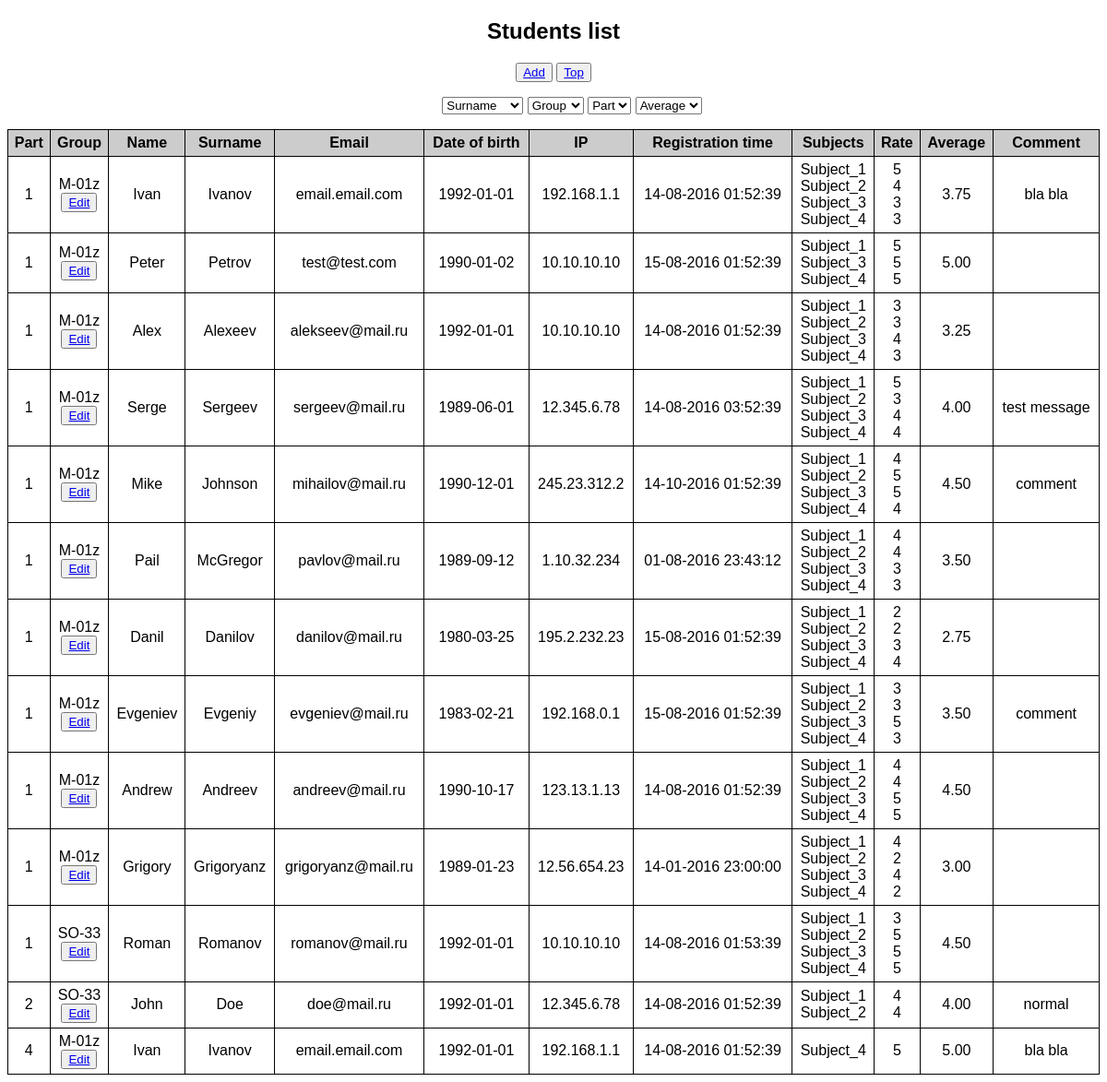
Before: / with the older database file.
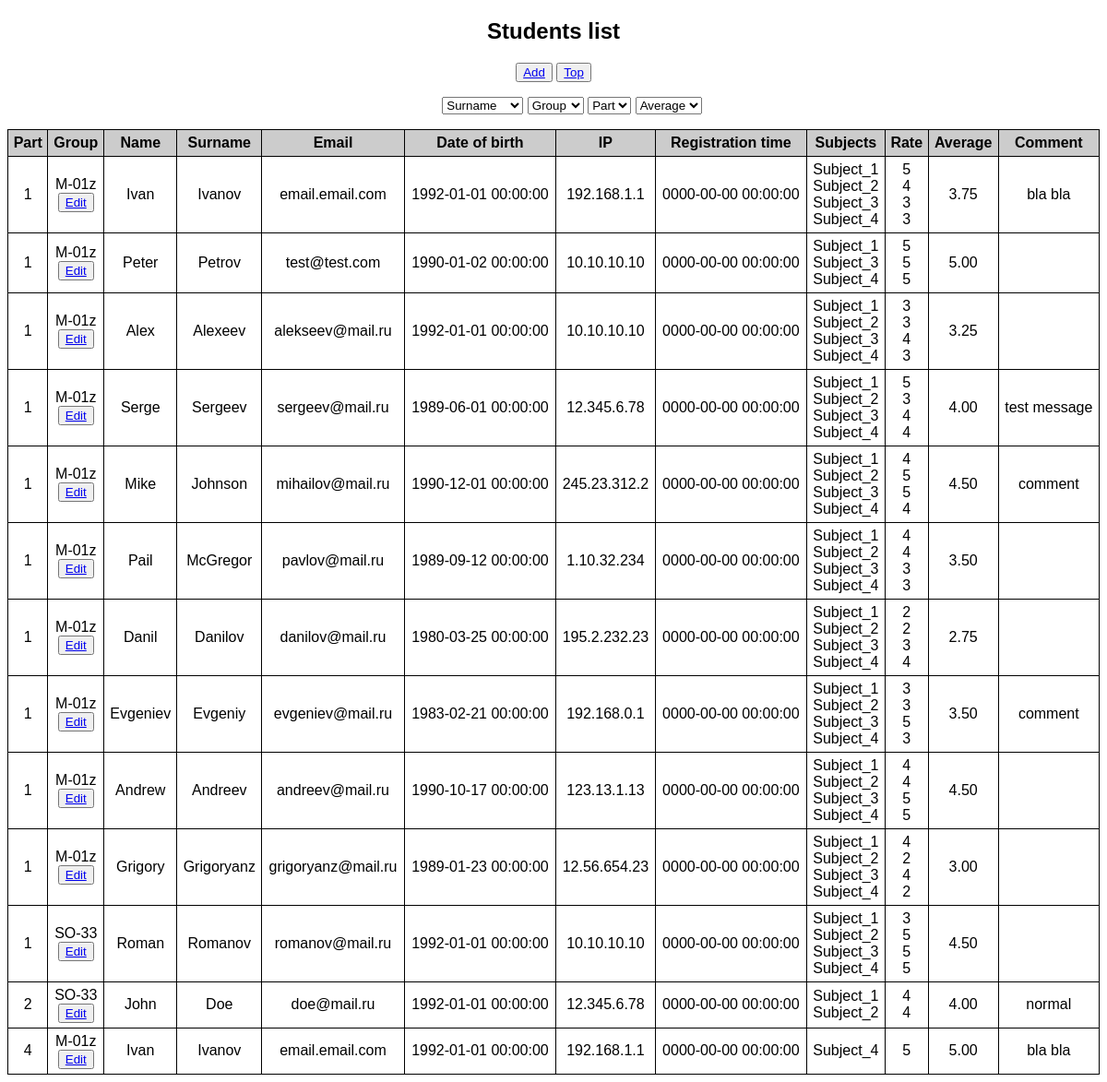
After: the same page with the newer database file.
### tables this page shows
CREATE TABLE IF NOT EXISTS `students` (
  `id` int(11) NOT NULL AUTO_INCREMENT,
  `name` varchar(45) DEFAULT NULL,
  `surname` varchar(45) DEFAULT NULL,
  `group_id` int(11) DEFAULT NULL,
  `birth` datetime DEFAULT NULL,
  `email` varchar(45) DEFAULT NULL,
  `ip` binary(16) DEFAULT NULL,
  `time` datetime DEFAULT NULL,
  `comment` text,
  PRIMARY KEY (`id`)
);

CREATE TABLE IF NOT EXISTS `groups` (
  `id` int(11) NOT NULL AUTO_INCREMENT,
  `title` varchar(45) DEFAULT '',
  PRIMARY KEY (`id`)
);

### app/view.php (called while the page is built)
<?php
class View
{
	function generate($content, $template, $data = null)
	{
		include 'app/views/' . $template . '.php';
	}
}

### app/controllers/defaultController.php (called while the page is built, shortened)
<?php
class defaultController
{
	public $view;
	function __construct()
	{
		$this->view = new View();
	}
	function index()
	{
		$model = new defaultModel();
		$students = $model->getList();
		$rates = $model->getRates();
		$this->view->generate($students, 'list', $rates);
	}
}

### include.php (called while the page is built, shortened)
<?php
require_once 'app/router.php';
require_once 'app/models/defaultModel.php';
require_once 'app/view.php';
require_once 'app/controllers/defaultController.php';
Routing::execute();

### index.php (called while the page is built, shortened)
<?php
require_once __DIR__ . '/include.php';

### app/models/defaultModel.php (called while the page is built, shortened)
<?php
class defaultModel
{
	public function getList()
	{
	    $db = $this->dbConnect();
      	$list = array();
      	if($db) {
         $query = 'SELECT DISTINCT
               rates.part AS part,
               groups.id AS group_id,
               groups.title AS group_title,
               students.id AS student_id,
               students.name AS student_name,
               students.surname AS student_surname,
               students.group_id AS student_group_id,
               students.birth AS student_birth,
               students.email AS student_email,
               students.ip AS student_ip,
               students.time AS student_time,
               ROUND(AVG(rates.rate), 2) AS average,
               students.comment AS student_comment
             FROM
               rates
               INNER JOIN students ON (rates.student_id = students.id)
               INNER JOIN groups ON (students.group_id = groups.id)
               INNER JOIN subjects ON (rates.subject_id = subjects.id)
            GROUP BY
               part,
               student_id,
               group_title';
         if ($result = $db->query($query)) {
             while ($row = $result->fetch_object()) {
                 $list[] = $row;
             }
         }
      }
      return $list;
	}
	public function getRates()
	{
		$db = $this->dbConnect();
	    $rates = array();
	      if($db) {
	         $query = '
	            SELECT DISTINCT
	               rates.part AS part,
	               students.id AS student_id,
	               subjects.subject AS subject_name,
	               rates.rate AS rate,
	               ROUND(AVG(rates.rate), 2) AS average
	             FROM
	               rates
	               INNER JOIN students ON (rates.student_id = students.id)
	               INNER JOIN groups ON (students.group_id = groups.id)
	               INNER JOIN subjects ON (rates.subject_id = subjects.id)
	            GROUP BY
	               part,
	               student_id,
	               subject_name';
	         if ($result = $db->query($query)) {
	             while ($row = $result->fetch_object()) {
	                 $rates[] = $row;
	             }
	         }
	      }
	      return $rates;
	}
	private function dbConnect()
	{
      require 'config.conf';
      $mysqli = new mysqli($db_host, $db_user, $db_pass, $db_database);
      return $mysqli;
    }
}

### app/views/list.php (the view, shortened to what this page needs)
<!DOCTYPE html>
<html>
  <head>
    <link href="style.css" rel="stylesheet" media="all" />
  </head>
  <body>
      <div class="table">
        <h2 class="header"><?php echo 'Students list'; ?></h2>
        <div class="nav">
        	<nav>
        		<button><a href="/default/add">Add</a></button>
        		<button><a href="/default/top">Top</a></button>
        	</nav>
        </div>
        <div id="filter">
          <ul>
            <li>
                <select name="" id="surname">
                    <option value="">Surname</option>
                </select>
            </li>
            <li>
                <select name="" id="group">
                    <option value="">Group</option>
                </select>
            </li>
            <li>
                <select name="" id="part">
                    <option value="">Part</option>
                </select>
            </li>
            <li>
                <select name="" id="average">
                    <option value="">Average</option>
                </select>
            </li>
        </ul>
        </div>
        <table id="list" class="students">
          <tr>
            <th>Part</th>
            <th>Group</th>
            <th>Name</th>
            <th>Surname</th>
            <th>Email</th>
            <th>Date of birth</th>
            <th>IP</th>
            <th>Registration time</th>
            <th>Subjects</th>
            <th>Rate</th>
            <th>Average</th>
            <th>Comment</th>
          </tr>
          <?php foreach($content as $item) : ?>
            <tr id="<?php echo $item->student_id; ?>" data-filter="<?php echo 's'.'-'.$item->student_surname . ' g-' . $item->group_title . ' p-' . $item->part . ' a-' . $item->average; ?>">
              <td><?php echo $item->part;?></td>
              <td>
                  <?php echo $item->group_title;?><br>
                  <button><?php echo'<a href="/default/edit/' . $item->student_id . '">Edit</a>'; ?></button>
              </td>
              <td><?php echo $item->student_name;?></td>
              <td><?php echo $item->student_surname;?></td>
              <td><?php echo $item->student_email;?></td>
              <td><?php echo $item->student_birth;?></td>
              <td><?php echo $item->student_ip;?></td>
              <td><?php echo $item->student_time;?></td>
              <td>
                <?php foreach($data as $k=>$v) : ?>
                        <?php if(($v->student_id === $item->student_id) && ($v->part === $item->part)) echo $v->subject_name . '<br>';?>
                  <?php endforeach; ?>
              </td>
              <td>
                <?php foreach($data as $k=>$v) : ?>
                        <?php if(($v->student_id === $item->student_id) && ($v->part === $item->part)) echo $v->rate . '<br>'; ?>
                  <?php endforeach; ?>
              </td>
              <td><?php echo $item->average;?></td>
              <td><?php echo $item->student_comment;?></td>
            </tr>
          <?php endforeach; ?>
        </table>
      </div>
  </body>
</html>

### app/router.php (shortened to what this page needs)
<?php
class Routing
{
	static function execute()
	{
		$actionName = 'index';
		$piecesOfUrl = explode('/', $_SERVER['REQUEST_URI']);
		$controller = new $controllerName;
		$action = $actionName;
		if (method_exists($controller, $action))
		{
			call_user_func(array($controller, $action), $piecesOfUrl);
		}
		else
		{
			die('<b>Ошибка!</b> Невозможно подключить метод контроллера: <b>' . $action);
		}
	}
}

### style.css (style rules this page uses)
.students, .students td, .students th { border: 1px solid #000; }
.students td, .students th, .header, .fieldlist, #filter ul, .nav { text-align: center; }
.students { width: 100%; border-collapse: collapse; }
.students td, .students th { padding: 5px; }
.students th { background: #ccc; }
body { font-family: sans-serif; }
.field, #filter li { display: inline; }
#list tr:first-child { display: table-row!important; }

Changed rows visible on the page:
changed students "Ivan": birth "1992-01-01" → "1992-01-01 00:00:00"; time "14-08-2016 01:52:39" → "0000-00-00 00:00:00"
changed students "Peter": birth "1990-01-02" → "1990-01-02 00:00:00"; time "15-08-2016 01:52:39" → "0000-00-00 00:00:00"
changed students "Alex": birth "1992-01-01" → "1992-01-01 00:00:00"; time "14-08-2016 01:52:39" → "0000-00-00 00:00:00"
changed students "Serge": birth "1989-06-01" → "1989-06-01 00:00:00"; time "14-08-2016 03:52:39" → "0000-00-00 00:00:00"
changed students "Mike": birth "1990-12-01" → "1990-12-01 00:00:00"; time "14-10-2016 01:52:39" → "0000-00-00 00:00:00"
changed students "Pail": birth "1989-09-12" → "1989-09-12 00:00:00"; time "01-08-2016 23:43:12" → "0000-00-00 00:00:00"
changed students "Danil": birth "1980-03-25" → "1980-03-25 00:00:00"; time "15-08-2016 01:52:39" → "0000-00-00 00:00:00"
changed students "Evgeniev": birth "1983-02-21" → "1983-02-21 00:00:00"; time "15-08-2016 01:52:39" → "0000-00-00 00:00:00"
changed students "Andrew": birth "1990-10-17" → "1990-10-17 00:00:00"; time "14-08-2016 01:52:39" → "0000-00-00 00:00:00"
changed students "Grigory": birth "1989-01-23" → "1989-01-23 00:00:00"; time "14-01-2016 23:00:00" → "0000-00-00 00:00:00"
changed students "Roman": birth "1992-01-01" → "1992-01-01 00:00:00"; time "14-08-2016 01:53:39" → "0000-00-00 00:00:00"
changed students "John": birth "1992-01-01" → "1992-01-01 00:00:00"; time "14-08-2016 01:52:39" → "0000-00-00 00:00:00"
